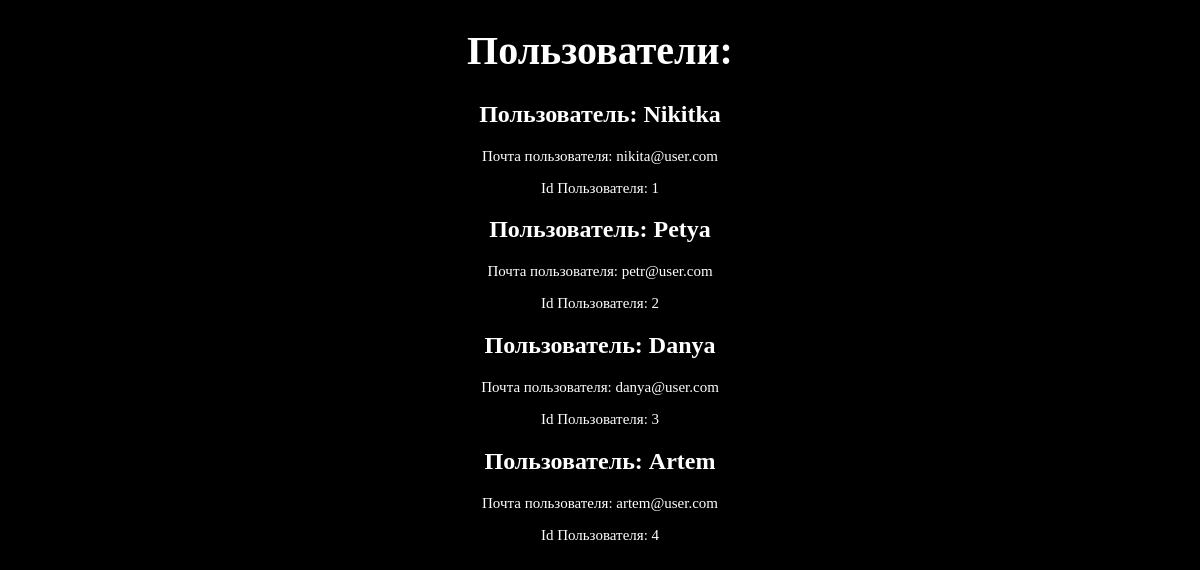
The app's page / (signed in) with its own data.
### models/models.py (models this page shows, shortened)
class Site_users(Base):
    __tablename__ = 'site_users'
    id = Column(Integer, unique=True, primary_key=True, nullable=False, autoincrement=True)
    login = Column(String, unique=True, nullable=False)# почта пользоватя. Можно будет валидировать регулярными выражениями.
    nickname = Column(String, unique=True, nullable=False)
    passwordu = Column(String, nullable=False)# Пароль
    level_of_access = Column(Integer, nullable=False) # --> Увидел свою ошибку в последний момент,
    visibility = Column(Boolean, nullable=False) #Видимость пользователя. При удалении данные не будут удалены,

### server.py (the view)
@app.get('/', response_class=HTMLResponse)
def index_page(request : Request, username : Optional[str] = Cookie(default=None), db : Session = Depends(get_db)):
    with open('templates/login.html', 'r') as f:
        login_page = f.read()
    if not username :
        return Response(login_page, media_type='text/html')
    valid_username = get_username_from_signed_string(username)
    if not valid_username:
        responce = Response(login_page, media_type='text/html')
        responce.delete_cookie(key="username")
        return responce
    try:
            user = crud.get_user_by_login(valid_username,db)
    except KeyError:
            responce = Response(login_page, media_type = 'text/html')
            responce.delete_cookie(key="username")
            return responce
    vie_users = crud.get_visible_users(db)
    responce = templates.TemplateResponse('home.html', {"request" : request, "users" : vie_users} )
    return responce

### templates/home.html (shortened to what this page needs)
<!DOCTYPE HTML>
<html>
<head>
</head>
<body>
    <h1>Пользователи:</h1>
{% for item in users %}
    <h2>Пользователь: {{ item.nickname }}</h2>
    <p>Почта пользователя: {{ item.login }}</p>
    <p>Id Пользователя: {{ item.id }}</p>
{% endfor %}
</body>
</html>

### templates/home.html (style rules this page uses)
body { background-color: black; }
h1 { color: white; font-size: 40px; text-align: center; }
h2 { color: white; font-size: 35; text-align: center; }
p { color: white; font-family: Verdana; font-size: 15px; text-align: center; }

### records on screen
Site_users: nickname "Nikitka", login "nikita@user.com", id "1"
Site_users: nickname "Petya", login "petr@user.com", id "2"
Site_users: nickname "Danya", login "danya@user.com", id "3"
Site_users: nickname "Artem", login "artem@user.com", id "4"
